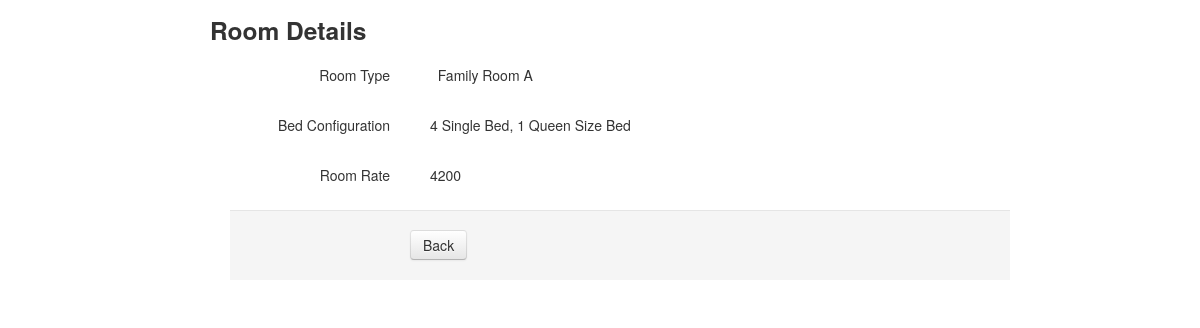
The page /function/read-roomcategory.php?id=1 on the database its author committed.
### tables this page shows
CREATE TABLE IF NOT EXISTS `roomcategory` (
  `id` int(5) NOT NULL,
  `roomType` varchar(30) NOT NULL,
  `bedConfiguration` varchar(50) NOT NULL,
  `capacity` int(10) NOT NULL,
  `roomRate` int(11) NOT NULL
);

### function/read-roomcategory.php (the view, shortened to what this page needs)
<?php
    include '../dbconnect.php';
    $id = null;
    if ( !empty($_GET['id'])) {
        $id = $_REQUEST['id'];
    }
    if ( null==$id ) {
        header("Location: index-roomcategory.php");
    } else {
        $qry = mysql_query("SELECT * FROM roomCategory where id = $id");
        $row = mysql_fetch_array($qry);
    }
?>
<!DOCTYPE html>
<html lang="en">
<head>
    <link   href="css/bootstrap.min.css" rel="stylesheet">
    <link   href="css/jquery.dataTables.min.css" rel="stylesheet">
</head>
<body>
    <div class="container">
                <div class="span10 offset1">
                    <div class="row">
                        <h3>Room Details</h3>
                    </div>
                    <div class="form-horizontal" >
                      <div class="control-group">
                        <label class="control-label">Room Type</label>
                        <div class="controls">
                            <label class="checkbox">
                                <?php echo '&nbsp;&nbsp;'. $row['roomType'];?>
                            </label>
                        </div>
                      </div>
                      <div class="control-group">
                        <label class="control-label">Bed Configuration</label>
                        <div class="controls">
                            <label class="checkbox">
                                <?php echo $row['bedConfiguration'];?>
                            </label>
                        </div>
                      </div>
                      <div class="control-group">
                        <label class="control-label">Room Rate</label>
                        <div class="controls">
                            <label class="checkbox">
                                <?php echo $row['roomRate'];?>
                            </label>
                        </div>
                      </div>
                        <div class="form-actions">
                          <a class="btn" href="javascript:history.back(1)">Back</a>
                       </div>
                    </div>
                </div>
    </div>
  </body>
</html>

### rows shown on the page
roomcategory: roomType "Family Room A", bedConfiguration "4 Single Bed, 1 Queen Size Bed", roomRate "4200"
